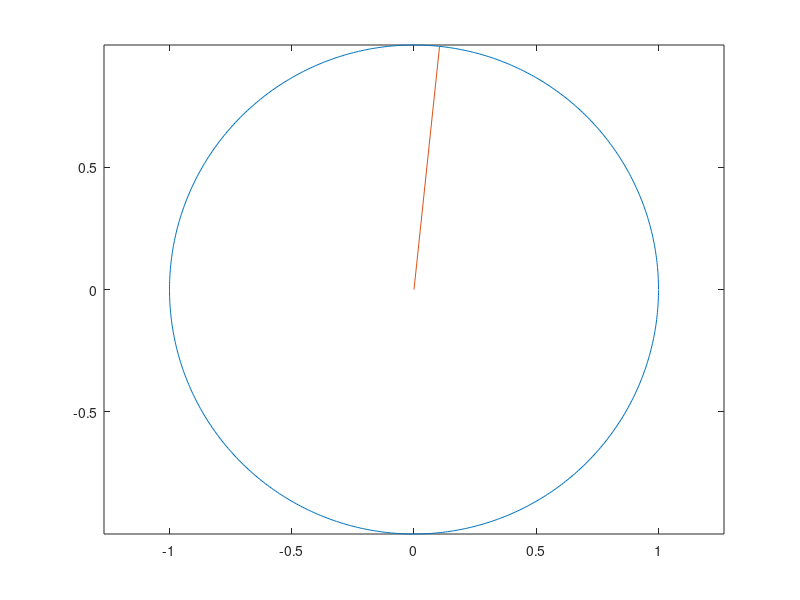

Reproduce this figure in MATLAB. (Note: this script raises an error after producing the figure.)
clc
clear
pic_num = 1;
t = 0:0.01:2 * pi;
x = cos(t);
y = sin(t);

plot(x, y);
axis equal;
hold on;

lineX1 = [0, 0];
lineY1 = [0, 1];
h1 = plot(lineX1, lineY1);

theta = 0;

for i = 1:60
    theta = theta + pi / 30;
    lineX1(2) = sin(theta);
    lineY1(2) = cos(theta);
    set(h1, 'XData', lineX1, 'Ydata', lineY1);
    drawnow;

    F = getframe(gcf);
    I = frame2im(F);
    [I, map] = rgb2ind(I, 256);

    if pic_num == 1
        imwrite(I, map, 'clock.gif', 'gif', 'Loopcount', inf, 'DelayTime', 0.2);
    else
        imwrite(I, map, 'clock.gif', 'gif', 'WriteMode', 'append', 'DelayTime', 0.2);
    end

    pic_num = pic_num + 1;
end
